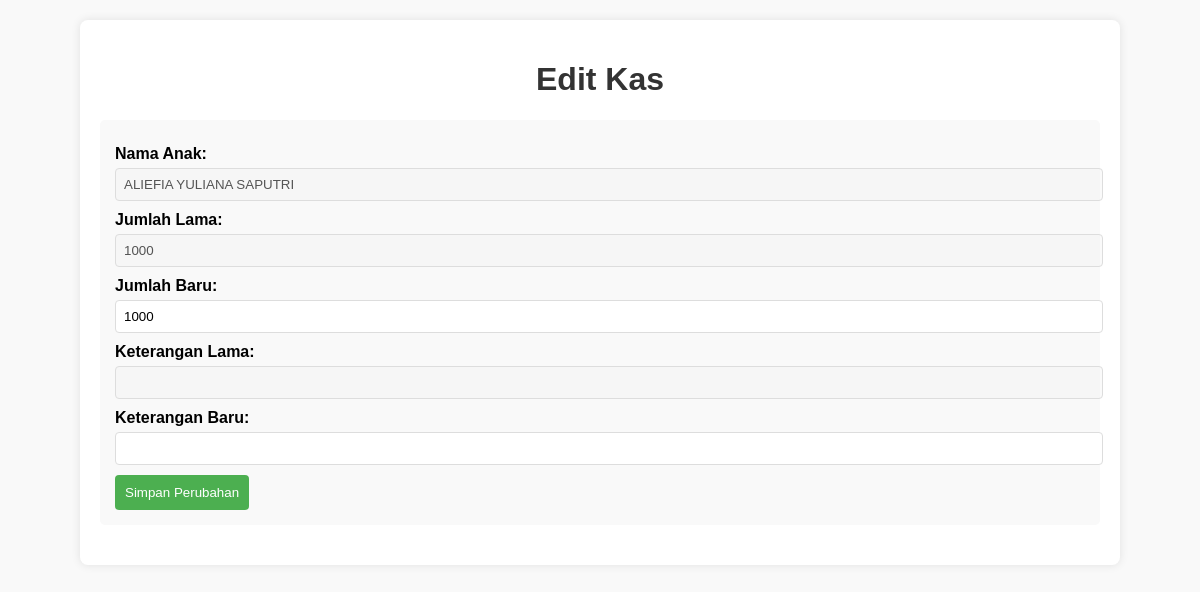
Page /edit.php?id=47 on the committed database.
### tables this page shows
CREATE TABLE `kas` (
  `id` int(11) NOT NULL,
  `nama` varchar(100) NOT NULL,
  `jumlah` int(11) NOT NULL,
  `tanggal` datetime DEFAULT current_timestamp(),
  `anak_id` int(11) DEFAULT NULL,
  `keterangan` varchar(255) DEFAULT NULL
);

CREATE TABLE `anak` (
  `id` int(11) NOT NULL,
  `nama` varchar(100) NOT NULL,
  `sudah_bayar` tinyint(1) DEFAULT 0,
  `tanggal_bayar` date DEFAULT NULL,
  `tanggal_daftar` datetime DEFAULT current_timestamp()
);

### edit.php (the view, shortened to what this page needs)
<?php
include 'koneksi.php';
$id = $_GET['id'];
if ($_SERVER['REQUEST_METHOD'] == 'POST') {
    $jumlah_baru = $_POST['jumlah_baru'];
    $keterangan_baru = $_POST['keterangan_baru'];
    if (empty($jumlah_baru)) {
        echo "<script>alert('Jumlah tidak boleh kosong!'); window.history.back();</script>";
    } else {
        $stmt = $conn->prepare("UPDATE kas SET jumlah = ?, keterangan = ? WHERE id = ?");
        $stmt->bind_param("isi", $jumlah_baru, $keterangan_baru, $id);
        if ($stmt->execute()) {
            echo "<script>alert('Data kas berhasil diubah!'); window.location='index.php';</script>";
        } else {
            echo "<script>alert('Gagal mengubah data: " . $conn->error . "'); window.history.back();</script>";
        }
        $stmt->close();
    }
} else {
    $check_kolom_keterangan = $conn->query("SHOW COLUMNS FROM kas LIKE 'keterangan'");
    $kolom_keterangan_exists = $check_kolom_keterangan->num_rows > 0;
    if($kolom_keterangan_exists) {
        $query = "SELECT k.jumlah, k.keterangan, a.nama FROM kas k JOIN anak a ON k.anak_id = a.id WHERE k.id = ?";
    } else {
        $query = "SELECT k.jumlah, k.nama as keterangan, a.nama FROM kas k JOIN anak a ON k.anak_id = a.id WHERE k.id = ?";
    }
    $stmt = $conn->prepare($query);
    $stmt->bind_param("i", $id);
    $stmt->execute();
    $result = $stmt->get_result();
    if ($result && $row = $result->fetch_assoc()) {
        $jumlah_lama = $row['jumlah'];
        $keterangan_lama = $row['keterangan'];
        $nama_anak = $row['nama'];
    } else {
        echo "<script>alert('Data tidak ditemukan: " . $conn->error . "'); window.location='index.php';</script>";
        exit;
    }
}
?>
<!DOCTYPE html>
<html lang="id">
<head>
    <link rel="stylesheet" href="assets/style.css?v=1.1">
</head>
<body>
<div class="container">
    <h1>Edit Kas</h1>
    <form action="edit.php?id=<?= $id; ?>" method="POST" class="form">
        <label>Nama Anak:</label>
        <input type="text" value="<?= htmlspecialchars($nama_anak); ?>" disabled>
        <label>Jumlah Lama:</label>
        <input type="text" value="<?= htmlspecialchars($jumlah_lama); ?>" disabled>
        <label>Jumlah Baru:</label>
        <input type="number" name="jumlah_baru" value="<?= htmlspecialchars($jumlah_lama); ?>" required>
        <label>Keterangan Lama:</label>
        <input type="text" value="<?= htmlspecialchars($keterangan_lama); ?>" disabled>
        <label>Keterangan Baru:</label>
        <input type="text" name="keterangan_baru" value="<?= htmlspecialchars($keterangan_lama); ?>">
        <button type="submit" class="btn-submit">Simpan Perubahan</button>
    </form>
</div>
</body>
</html>

### assets/style.css (style rules this page uses)
body { font-family: Arial, sans-serif; background-color: #f9f9f9; margin: 0; padding: 20px; }
.container { max-width: 1000px; background: white; padding: 20px; margin: 0 auto; border-radius: 8px; box-shadow: 0 0 10px rgba(0,0,0,0.1); }
h1, h2 { color: #333; text-align: center; }
form { margin-bottom: 20px; background-color: #f9f9f9; padding: 15px; border-radius: 5px; }
label { display: block; margin-top: 10px; font-weight: bold; }
input, select { width: 100%; padding: 8px; margin-top: 5px; border: 1px solid #ddd; border-radius: 4px; }
.btn-submit { background-color: #4CAF50; color: white; border: none; padding: 10px; margin-top: 10px; border-radius: 4px; cursor: pointer; }

### rows in the picture
kas: anak.nama "ALIEFIA YULIANA SAPUTRI", jumlah "1000", jumlah_baru "1000"
